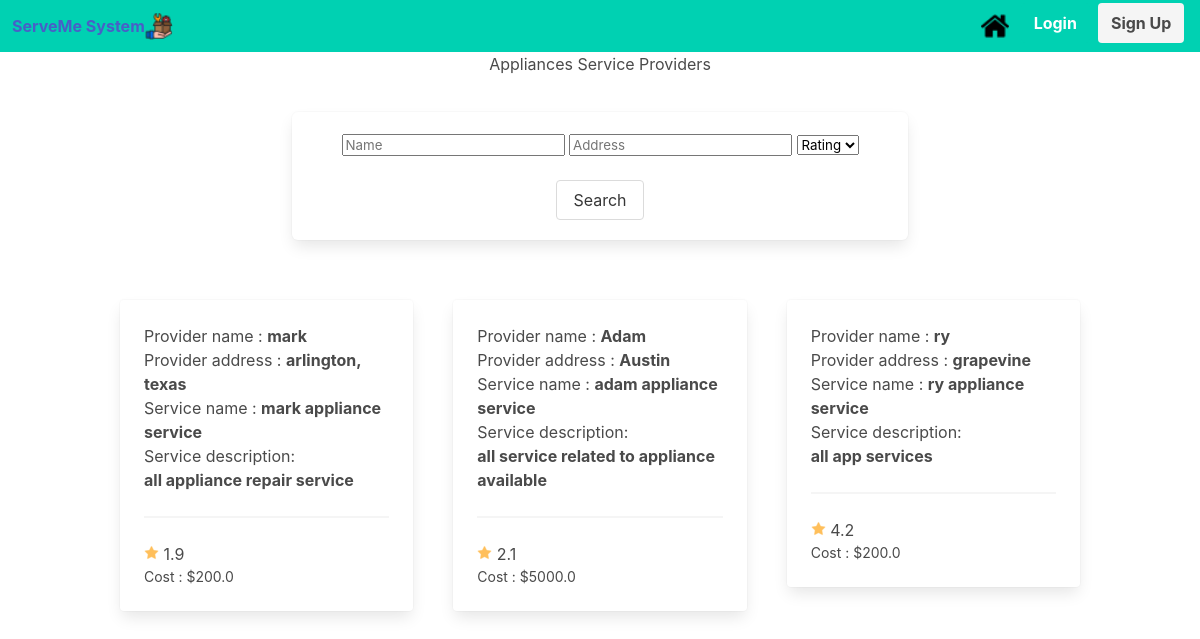
/services?service=Appliances, run on the app's committed database.
### serveme/models.py (models this page shows, shortened)
class Provider (db.Model):
    provider_id     = db.Column(db.Integer, primary_key=True)
    userID        = db.Column(db.Integer, db.ForeignKey('user.userID'), nullable=False)
    provider_name   = db.Column(db.String(50), nullable=False)
    rating_avg      = db.Column(db.Float)
    phone_number    = db.Column(db.String(10), nullable=False)
    address         = db.Column(db.String(25), nullable=False)
    email           = db.Column(db.String(20), nullable=False)
    ssn             = db.Column(db.String(9), nullable=False)
    services        = db.relationship('Service', backref='service_provider', lazy=True)

class Service (db.Model):
    __searchable__  = ['description']
    provider_id     = db.Column(db.Integer, db.ForeignKey('provider.provider_id'), nullable=False)
    service_id      = db.Column(db.Integer, nullable=False, primary_key=True)
    rating_avg      = db.Column(db.Float(precision=2), nullable=False)
    service_name    = db.Column(db.String(20), nullable=False)
    cost            = db.Column(db.Float(precision=2), nullable=False)
    description     = db.Column(db.String(255), nullable=False)
    category        = db.Column(db.String(20), nullable=False)
    def __repr__(self):
        return f'{self.provider_id}-{self.service_id}-{self.rating_avg}-{self.service_name} - {self.cost} - {self.description} - {self.category} '

### serveme/serviceController.py (the view, shortened to what this page needs)
@serviceController.route('/services')
def services():
    result = "no data found"
    service= request.args.get('service');
    name = request.args.get('name')
    address = request.args.get('address')
    stars = request.args.get('stars')
    providers = None
    result = None
    providers = Provider.query.all()
    if name and not address and not stars:
        providers = Provider.query.filter(Provider.provider_name.like("%"+name+"%")).all()
    elif address and not name and not stars:
        providers = Provider.query.filter(Provider.address.like("%"+address+"%")).all()
    elif stars and not name and not address:
        providers = Provider.query.filter(Provider.rating_avg > stars).all()
    elif name and address and not stars:
        providers1 = Provider.query.filter(Provider.provider_name.like("%"+name+"%")).all()
        providers2 = Provider.query.filter(Provider.address.like("%"+address+"%")).all()
        providers = [provider for provider in providers1 if provider in providers2]
    elif name and stars and not address:
        providers1 = Provider.query.filter(Provider.provider_name.like("%"+name+"%")).all()
        providers2 = Provider.query.filter(Provider.rating_avg > stars).all()
        providers = [provider for provider in providers1 if provider in providers2]
    elif stars and address and not name:
        providers1 = Provider.query.filter(Provider.address.like("%"+address+"%")).all()
        providers2 = Provider.query.filter(Provider.rating_avg > stars).all()
        providers = [provider for provider in providers1 if provider in providers2]
    if service=='Appliances':
        result = Service.query.filter_by(category="Appliances").all()
    elif service=='Electrical':
        result = Service.query.filter_by(category="Electrical").all()
    elif service=='Plumbing':
        result = Service.query.filter_by(category="Plumbing").all()
    elif service=='Cleaning':
        result = Service.query.filter_by(category="Cleaning").all()
    elif service=='Tutoring':
        result = Service.query.filter_by(category="Tutoring").all()
    elif service=='Moving':
        result = Service.query.filter_by(category="Moving").all()
    elif service=='Computer':
        result = Service.query.filter_by(category="Computer").all()
    elif service=='Painting':
        result = Service.query.filter_by(category="Painting").all()
    elif service=='Pest Control':
        result = Service.query.filter_by(category="Pest Control").all()
    return render_template('services.html', result=result, providers = providers, service = service)

### serveme/templates/services.html (shortened to what this page needs)
{% extends "base.html" %}
{% block content %}
{{service}} Service Providers
<div class="column is-8 is-offset-2">
	<div class="box">
	    <form method="POST", action="{{url_for('searchController.searching_post', service = service)}}">
            <div class="field">
                <div class="form-group">
                    <input type="text" id="fname" name="name" size="20" placeholder="Name">
                    <input type="text" id="fname" name="address" size="20" placeholder="Address">
                    <select class =center large name = "stars" id="stars">
                        <option value="" disabled selected>Rating</option>
                    </select>
                    <br>
                    <br>
                    <button class="button">Search</button>
                </div>
            </div>
        </form>
	</div>
</div>
</div>
<br>
<br>
  <div class="container ">
    <div class="columns  is-multiline is-variable is-5">
{% for service in result %}
 {% for provider in providers %}
  {%if provider.provider_id == service.provider_id%}
  <div class="column is-3-tablet is-4-desktop">
    <a href="{{ url_for('providerController.providers', provider_id=service.provider_id ,service_id=service.service_id) }}">
        <div class="card">
            <div class="card-content">
                Provider name :
                <b>{{provider.provider_name}}</b>
                <br>
                Provider address :
                <b>{{provider.address}}</b>
                <br>
                Service name :
                <b>{{service.service_name}}</b>
                <br>
                Service description:
                <br>
                <b>{{service.description}}</b>
            <hr>
            <img src="{{url_for('static', filename='star.png')}}" alt="placeholder" >
           {{provider.rating_avg}}
           <br>
            <p>Cost : ${{service.cost}}</p>
            </div>
        </div>
    </a>
    </div>
    {%endif%}
    {% endfor %}
{% endfor %}
</div>
{% endblock %}

### serveme/static/styles.css (style rules this page uses)
p { font-size: 14px; line-height: 21px; }

### data on the page
Service: service_name "mark appliance service", description "all appliance repair service", cost "200.0"
Provider: provider_name "mark", address "arlington, texas", rating_avg "1.9"
Service: service_name "adam appliance service", description "all service related to appliance available", cost "5000.0"
Provider: provider_name "Adam", address "Austin", rating_avg "2.1"
Service: service_name "ry appliance service", description "all app services", cost "200.0"
Provider: provider_name "ry", address "grapevine", rating_avg "4.2"

### other printed values
{{ service }} "Appliances"
